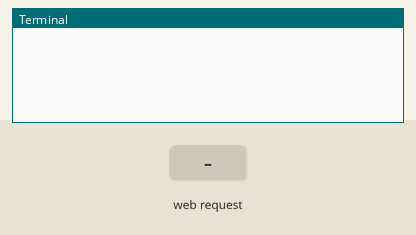
This program was run on a simulated Raspberry Pi (BCM pin numbers). On the bench: the last lines printed to the terminal. The inputs (shaded band) are chosen by the test bench. The camera gives no picture and a still takes 0.5 s; the clock reads 2024-03-15 10:24:30 at power-on unless the program sets it.

Above: at 1.2 s.
1.3 s: HTTP request for / received
At 1.8 s:
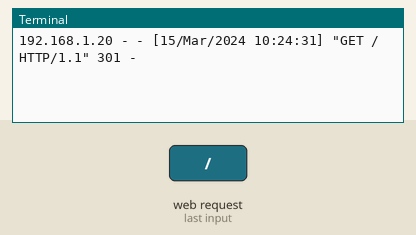
2.8 s: HTTP request for /index.html received
At 4.0 s:
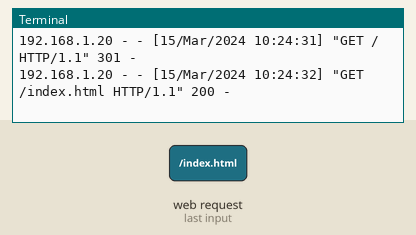
4.3 s: HTTP request for /stream.mjpg received
At 5.3 s:
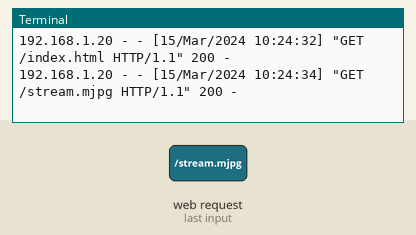

Measured:
- after the input at 1.3 s, the terminal: prints a new line at once (image 1)
- after the input at 2.8 s, the terminal: prints a new line at once (image 2)
- after the input at 4.3 s, the terminal: prints a new line at once (image 3)

The program:

pividserver.py
```python
#!/usr/bin/python3

# This is the same as mjpeg_server.py, but uses the h/w MJPEG encoder.

import io
import logging
import socketserver
from http import server
from threading import Condition

from picamera2 import Picamera2
from picamera2.encoders import MJPEGEncoder
from picamera2.outputs import FileOutput

PAGE = """\
<html>
<head>
<title>pi camera streaming</title>
</head>
<body>
<img src="stream.mjpg" width="640" height="480" />
</body>
</html>
"""


class StreamingOutput(io.BufferedIOBase):
    def __init__(self):
        self.frame = None
        self.condition = Condition()

    def write(self, buf):
        with self.condition:
            self.frame = buf
            self.condition.notify_all()


class StreamingHandler(server.BaseHTTPRequestHandler):
    def do_GET(self):
        if self.path == '/':
            self.send_response(301)
            self.send_header('Location', '/index.html')
            self.end_headers()
        elif self.path == '/index.html':
            content = PAGE.encode('utf-8')
            self.send_response(200)
            self.send_header('Content-Type', 'text/html')
            self.send_header('Content-Length', len(content))
            self.end_headers()
            self.wfile.write(content)
        elif self.path == '/stream.mjpg':
            self.send_response(200)
            self.send_header('Age', 0)
            self.send_header('Cache-Control', 'no-cache, private')
            self.send_header('Pragma', 'no-cache')
            self.send_header('Content-Type', 'multipart/x-mixed-replace; boundary=FRAME')
            self.end_headers()
            try:
                while True:
                    with output.condition:
                        output.condition.wait()
                        frame = output.frame
                    self.wfile.write(b'--FRAME\r\n')
                    self.send_header('Content-Type', 'image/jpeg')
                    self.send_header('Content-Length', len(frame))
                    self.end_headers()
                    self.wfile.write(frame)
                    self.wfile.write(b'\r\n')
            except Exception as e:
                logging.warning(
                    'Removed streaming client %s: %s',
                    self.client_address, str(e))
        else:
            self.send_error(404)
            self.end_headers()


class StreamingServer(socketserver.ThreadingMixIn, server.HTTPServer):
    allow_reuse_address = True
    daemon_threads = True


picam2 = Picamera2()
picam2.configure(picam2.create_video_configuration(main={"size": (640, 480)}))
output = StreamingOutput()
picam2.start_recording(MJPEGEncoder(), FileOutput(output))

try:
    address = ('', 8000)
    server = StreamingServer(address, StreamingHandler)
    server.serve_forever()
finally:
    picam2.stop_recording()
```
